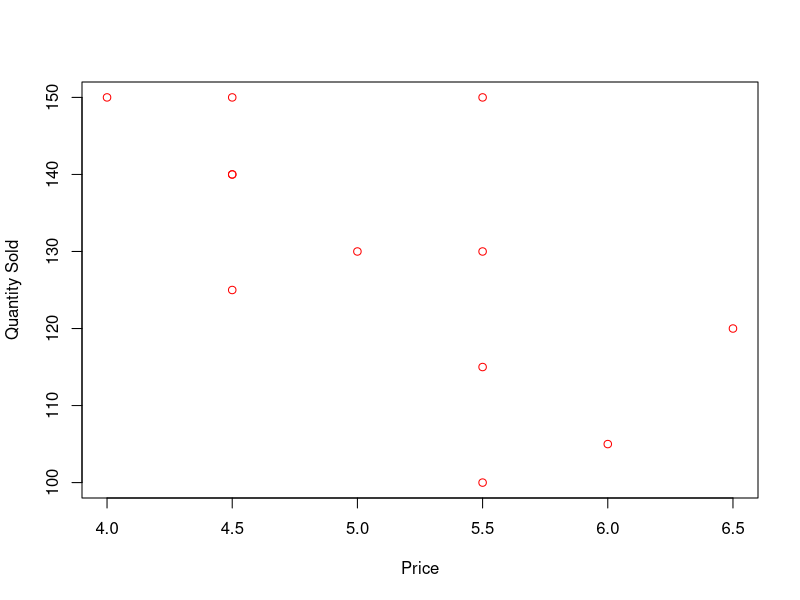

This chart was generated by the following R code:
obj=data.frame(Price=c(4.5,5.5,4.5,4.5,4.0,5.5,5.5,6.5,5.0,5.5,6.0,4.5),
                Qty_Sold=c(125,115,140,140,150,150,130,120,130,100,105,150)
                )
obj

mode=lm(Price~Qty_Sold, data=obj)
mode
#summary(model)$r.squared

#scatter3d(obj$Price, obj$Qty_Sold)  #there should be three attributes
plot(obj$Price, obj$Qty_Sold, xlab="Price", ylab="Quantity Sold", col='red')

Karl_Pearson_cor=cor(obj$Price, obj$Qty_Sold, method='pearson')
Karl_Pearson_cor

Spearman_cor=cor(obj$Price, obj$Qty_Sold, method='spearman')
Spearman_cor

#By Default
Kendall_cor=cor(obj$Price, obj$Qty_Sold)
Kendall_cor

#Coefficient of determination
#saving the linear regression model in a new variable model
model=lm(Price~Qty_Sold, data=obj)
model

#extracting the coefficient of determination from the r.squared attribute of its summary
summary(model)$r.squared

